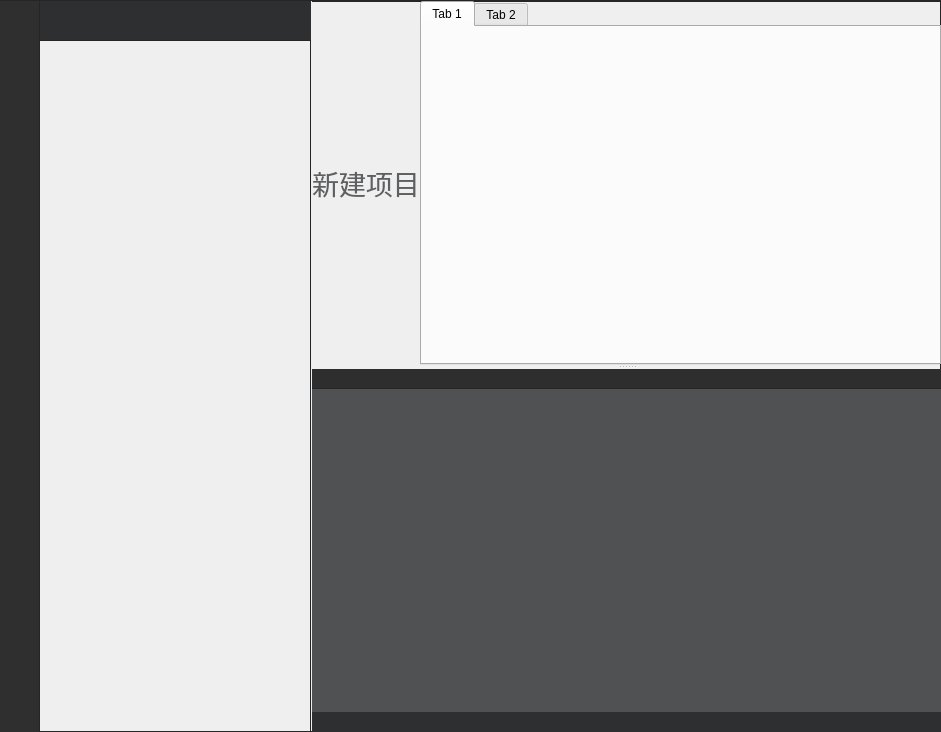
<?xml version="1.0" encoding="UTF-8"?>
<ui version="4.0">
 <class>mainwidget</class>
 <widget class="QWidget" name="mainwidget">
  <property name="geometry">
   <rect>
    <x>0</x>
    <y>0</y>
    <width>941</width>
    <height>732</height>
   </rect>
  </property>
  <property name="windowTitle">
   <string>Form</string>
  </property>
  <property name="styleSheet">
   <string notr="true">#mainwidget{
border: 1px solid rgb(37,37,38);
}</string>
  </property>
  <layout class="QVBoxLayout" name="verticalLayout_9">
   <property name="spacing">
    <number>0</number>
   </property>
   <property name="leftMargin">
    <number>0</number>
   </property>
   <property name="topMargin">
    <number>1</number>
   </property>
   <property name="rightMargin">
    <number>0</number>
   </property>
   <property name="bottomMargin">
    <number>0</number>
   </property>
   <item>
    <widget class="QWidget" name="main_widget" native="true">
     <layout class="QHBoxLayout" name="horizontalLayout_3">
      <property name="spacing">
       <number>0</number>
      </property>
      <property name="leftMargin">
       <number>0</number>
      </property>
      <property name="topMargin">
       <number>0</number>
      </property>
      <property name="rightMargin">
       <number>0</number>
      </property>
      <property name="bottomMargin">
       <number>0</number>
      </property>
      <item>
       <widget class="QWidget" name="showwidget" native="true">
        <layout class="QHBoxLayout" name="horizontalLayout">
         <property name="spacing">
          <number>0</number>
         </property>
         <property name="leftMargin">
          <number>0</number>
         </property>
         <property name="topMargin">
          <number>0</number>
         </property>
         <property name="rightMargin">
          <number>0</number>
         </property>
         <property name="bottomMargin">
          <number>0</number>
         </property>
         <item>
          <widget class="QWidget" name="widget" native="true">
           <property name="minimumSize">
            <size>
             <width>40</width>
             <height>0</height>
            </size>
           </property>
           <property name="maximumSize">
            <size>
             <width>40</width>
             <height>16777215</height>
            </size>
           </property>
           <property name="sizeIncrement">
            <size>
             <width>0</width>
             <height>0</height>
            </size>
           </property>
           <property name="styleSheet">
            <string notr="true">#widget {
  border-right: 1px solid rgb(37, 37, 38);
}</string>
           </property>
           <layout class="QHBoxLayout" name="horizontalLayout_2">
            <property name="spacing">
             <number>0</number>
            </property>
            <property name="leftMargin">
             <number>0</number>
            </property>
            <property name="topMargin">
             <number>0</number>
            </property>
            <property name="rightMargin">
             <number>0</number>
            </property>
            <property name="bottomMargin">
             <number>0</number>
            </property>
            <item>
             <widget class="QWidget" name="leftwidget" native="true">
              <property name="minimumSize">
               <size>
                <width>40</width>
                <height>0</height>
               </size>
              </property>
              <property name="maximumSize">
               <size>
                <width>40</width>
                <height>16777215</height>
               </size>
              </property>
              <property name="styleSheet">
               <string notr="true">#leftwidget{
background-color: rgb(47, 47, 48);
border-right: 1px solid rgb(37, 37, 38);
}
</string>
              </property>
              <layout class="QVBoxLayout" name="verticalLayout_2">
               <property name="spacing">
                <number>0</number>
               </property>
               <property name="leftMargin">
                <number>0</number>
               </property>
               <property name="topMargin">
                <number>0</number>
               </property>
               <property name="rightMargin">
                <number>0</number>
               </property>
               <property name="bottomMargin">
                <number>0</number>
               </property>
              </layout>
             </widget>
            </item>
            <item>
             <widget class="QWidget" name="filetreewidget" native="true">
              <property name="minimumSize">
               <size>
                <width>0</width>
                <height>0</height>
               </size>
              </property>
              <property name="maximumSize">
               <size>
                <width>16777215</width>
                <height>16777215</height>
               </size>
              </property>
              <property name="styleSheet">
               <string notr="true">#filetreewidget{
background-color: rgb(63, 64, 65);
}
</string>
              </property>
              <layout class="QVBoxLayout" name="verticalLayout_3">
               <property name="spacing">
                <number>0</number>
               </property>
               <property name="leftMargin">
                <number>0</number>
               </property>
               <property name="topMargin">
                <number>0</number>
               </property>
               <property name="rightMargin">
                <number>0</number>
               </property>
               <property name="bottomMargin">
                <number>0</number>
               </property>
              </layout>
             </widget>
            </item>
           </layout>
          </widget>
         </item>
         <item>
          <widget class="QWidget" name="widget_6" native="true">
           <property name="minimumSize">
            <size>
             <width>0</width>
             <height>0</height>
            </size>
           </property>
           <layout class="QHBoxLayout" name="horizontalLayout_8">
            <property name="spacing">
             <number>60</number>
            </property>
            <property name="leftMargin">
             <number>0</number>
            </property>
            <property name="topMargin">
             <number>0</number>
            </property>
            <property name="rightMargin">
             <number>0</number>
            </property>
            <property name="bottomMargin">
             <number>0</number>
            </property>
            <item>
             <widget class="QSplitter" name="splitter">
              <property name="frameShape">
               <enum>QFrame::NoFrame</enum>
              </property>
              <property name="midLineWidth">
               <number>0</number>
              </property>
              <property name="orientation">
               <enum>Qt::Horizontal</enum>
              </property>
              <property name="handleWidth">
               <number>1</number>
              </property>
              <widget class="QWidget" name="widget_5" native="true">
               <property name="sizePolicy">
                <sizepolicy hsizetype="Preferred" vsizetype="Preferred">
                 <horstretch>0</horstretch>
                 <verstretch>0</verstretch>
                </sizepolicy>
               </property>
               <property name="minimumSize">
                <size>
                 <width>200</width>
                 <height>0</height>
                </size>
               </property>
               <property name="maximumSize">
                <size>
                 <width>16777215</width>
                 <height>16777215</height>
                </size>
               </property>
               <layout class="QVBoxLayout" name="verticalLayout_10">
                <property name="spacing">
                 <number>0</number>
                </property>
                <property name="leftMargin">
                 <number>0</number>
                </property>
                <property name="topMargin">
                 <number>0</number>
                </property>
                <property name="rightMargin">
                 <number>0</number>
                </property>
                <property name="bottomMargin">
                 <number>0</number>
                </property>
                <item>
                 <widget class="QWidget" name="prowidget" native="true">
                  <property name="minimumSize">
                   <size>
                    <width>0</width>
                    <height>40</height>
                   </size>
                  </property>
                  <property name="maximumSize">
                   <size>
                    <width>16777215</width>
                    <height>40</height>
                   </size>
                  </property>
                  <property name="styleSheet">
                   <string notr="true">#prowidget{
background-color: rgb(46, 47, 48);
border-bottom: 1px solid rgb(37, 37, 38);
}
</string>
                  </property>
                  <layout class="QHBoxLayout" name="horizontalLayout_5">
                   <property name="spacing">
                    <number>0</number>
                   </property>
                   <property name="leftMargin">
                    <number>0</number>
                   </property>
                   <property name="topMargin">
                    <number>5</number>
                   </property>
                   <property name="rightMargin">
                    <number>1</number>
                   </property>
                   <property name="bottomMargin">
                    <number>5</number>
                   </property>
                   <item>
                    <widget class="QToolButton" name="newButton">
                     <property name="minimumSize">
                      <size>
                       <width>30</width>
                       <height>30</height>
                      </size>
                     </property>
                     <property name="maximumSize">
                      <size>
                       <width>30</width>
                       <height>30</height>
                      </size>
                     </property>
                     <property name="styleSheet">
                      <string notr="true">border:none</string>
                     </property>
                     <property name="text">
                      <string/>
                     </property>
                    </widget>
                   </item>
                   <item>
                    <spacer name="horizontalSpacer">
                     <property name="orientation">
                      <enum>Qt::Horizontal</enum>
                     </property>
                     <property name="sizeType">
                      <enum>QSizePolicy::Expanding</enum>
                     </property>
                     <property name="sizeHint" stdset="0">
                      <size>
                       <width>40</width>
                       <height>20</height>
                      </size>
                     </property>
                    </spacer>
                   </item>
                   <item>
                    <widget class="QToolButton" name="closebutton">
                     <property name="minimumSize">
                      <size>
                       <width>30</width>
                       <height>30</height>
                      </size>
                     </property>
                     <property name="maximumSize">
                      <size>
                       <width>30</width>
                       <height>30</height>
                      </size>
                     </property>
                     <property name="styleSheet">
                      <string notr="true">border:none</string>
                     </property>
                     <property name="text">
                      <string/>
                     </property>
                    </widget>
                   </item>
                  </layout>
                 </widget>
                </item>
                <item>
                 <widget class="QWidget" name="dirwidget" native="true">
                  <property name="sizePolicy">
                   <sizepolicy hsizetype="Preferred" vsizetype="Preferred">
                    <horstretch>0</horstretch>
                    <verstretch>0</verstretch>
                   </sizepolicy>
                  </property>
                  <property name="maximumSize">
                   <size>
                    <width>16777215</width>
                    <height>16777215</height>
                   </size>
                  </property>
                  <property name="styleSheet">
                   <string notr="true">#dirwidget{
border-right: 1px solid rgb(37, 37, 38);
}</string>
                  </property>
                  <layout class="QVBoxLayout" name="verticalLayout_8">
                   <property name="spacing">
                    <number>0</number>
                   </property>
                   <property name="leftMargin">
                    <number>0</number>
                   </property>
                   <property name="topMargin">
                    <number>0</number>
                   </property>
                   <property name="rightMargin">
                    <number>0</number>
                   </property>
                   <property name="bottomMargin">
                    <number>0</number>
                   </property>
                  </layout>
                 </widget>
                </item>
               </layout>
              </widget>
              <widget class="QWidget" name="widget_2" native="true">
               <property name="sizePolicy">
                <sizepolicy hsizetype="Expanding" vsizetype="Preferred">
                 <horstretch>0</horstretch>
                 <verstretch>0</verstretch>
                </sizepolicy>
               </property>
               <property name="styleSheet">
                <string notr="true">#widget_2{
border-top: 1px solid rgb(37, 37, 38);
border-bottom: 1px solid rgb(37, 37, 38);
border-right: 1px solid rgb(37, 37, 38);
}</string>
               </property>
               <layout class="QVBoxLayout" name="verticalLayout">
                <property name="spacing">
                 <number>0</number>
                </property>
                <property name="leftMargin">
                 <number>0</number>
                </property>
                <property name="topMargin">
                 <number>0</number>
                </property>
                <property name="rightMargin">
                 <number>0</number>
                </property>
                <property name="bottomMargin">
                 <number>0</number>
                </property>
                <item>
                 <widget class="QSplitter" name="splitter_2">
                  <property name="orientation">
                   <enum>Qt::Vertical</enum>
                  </property>
                  <widget class="QWidget" name="widget_4" native="true">
                   <property name="layoutDirection">
                    <enum>Qt::LeftToRight</enum>
                   </property>
                   <layout class="QHBoxLayout" name="horizontalLayout_6">
                    <property name="spacing">
                     <number>0</number>
                    </property>
                    <property name="leftMargin">
                     <number>0</number>
                    </property>
                    <property name="topMargin">
                     <number>0</number>
                    </property>
                    <property name="rightMargin">
                     <number>0</number>
                    </property>
                    <property name="bottomMargin">
                     <number>0</number>
                    </property>
                    <item>
                     <widget class="QLabel" name="show_label">
                      <property name="sizePolicy">
                       <sizepolicy hsizetype="Fixed" vsizetype="Preferred">
                        <horstretch>0</horstretch>
                        <verstretch>0</verstretch>
                       </sizepolicy>
                      </property>
                      <property name="maximumSize">
                       <size>
                        <width>160</width>
                        <height>40</height>
                       </size>
                      </property>
                      <property name="font">
                       <font>
                        <pointsize>20</pointsize>
                       </font>
                      </property>
                      <property name="styleSheet">
                       <string notr="true">color: rgb(94, 95, 97);</string>
                      </property>
                      <property name="text">
                       <string>新建项目</string>
                      </property>
                      <property name="alignment">
                       <set>Qt::AlignCenter</set>
                      </property>
                     </widget>
                    </item>
                    <item>
                     <widget class="QTabWidget" name="tabWidget">
                      <property name="styleSheet">
                       <string notr="true">QTabBar::tab {
    border-top-left-radius: 4px;
    border-top-right-radius: 4px;
    min-width: 8ex;
	min-height: 4ex;
    padding: 6px;
	padding-left: 8px; 
	padding-right: 8px;
	color: rgb(175, 175, 175);
}

QTabBar::tab:selected {
	border-bottom: 2px solid rgb(0, 157, 255);
	color: rgb(250, 250, 250);
}

QTabBar::close-button:hover {
    background-color:rgb(109, 113, 121) ; /* 鼠标悬停时的背景颜色 */
}

QTabBar::close-button{
	image: url(:/icon_window_close.png);

	border-radius: 3px; /* 设置圆角 */
}

QTabWidget::pane {
    border: 0;
    border-top: 1px solid ;
	color: rgb(148, 149, 150);
}



QTabBar::close-button:hover | selected{
	background-color: rgb(169, 171, 172);
}
-</string>
                      </property>
                      <property name="currentIndex">
                       <number>0</number>
                      </property>
                      <property name="usesScrollButtons">
                       <bool>true</bool>
                      </property>
                      <widget class="QWidget" name="tab">
                       <attribute name="title">
                        <string>Tab 1</string>
                       </attribute>
                       <layout class="QHBoxLayout" name="horizontalLayout_7">
                        <property name="spacing">
                         <number>0</number>
                        </property>
                        <property name="leftMargin">
                         <number>0</number>
                        </property>
                        <property name="topMargin">
                         <number>0</number>
                        </property>
                        <property name="rightMargin">
                         <number>0</number>
                        </property>
                        <property name="bottomMargin">
                         <number>0</number>
                        </property>
                       </layout>
                      </widget>
                      <widget class="QWidget" name="tab_2">
                       <attribute name="title">
                        <string>Tab 2</string>
                       </attribute>
                      </widget>
                     </widget>
                    </item>
                   </layout>
                  </widget>
                  <widget class="QWidget" name="widget_3" native="true">
                   <property name="minimumSize">
                    <size>
                     <width>0</width>
                     <height>0</height>
                    </size>
                   </property>
                   <property name="maximumSize">
                    <size>
                     <width>16777215</width>
                     <height>500</height>
                    </size>
                   </property>
                   <layout class="QVBoxLayout" name="verticalLayout_5">
                    <property name="spacing">
                     <number>0</number>
                    </property>
                    <property name="leftMargin">
                     <number>0</number>
                    </property>
                    <property name="topMargin">
                     <number>0</number>
                    </property>
                    <property name="rightMargin">
                     <number>0</number>
                    </property>
                    <property name="bottomMargin">
                     <number>0</number>
                    </property>
                    <item>
                     <widget class="QWidget" name="medium_menu_widget" native="true">
                      <property name="sizePolicy">
                       <sizepolicy hsizetype="Preferred" vsizetype="Fixed">
                        <horstretch>0</horstretch>
                        <verstretch>0</verstretch>
                       </sizepolicy>
                      </property>
                      <property name="minimumSize">
                       <size>
                        <width>0</width>
                        <height>20</height>
                       </size>
                      </property>
                      <property name="maximumSize">
                       <size>
                        <width>16777215</width>
                        <height>20</height>
                       </size>
                      </property>
                      <property name="styleSheet">
                       <string notr="true">#medium_menu_widget{
background-color: rgb(46, 46, 47);
border-bottom: 1px solid rgb(37, 37, 38);
}</string>
                      </property>
                      <layout class="QVBoxLayout" name="verticalLayout_6">
                       <property name="spacing">
                        <number>0</number>
                       </property>
                       <property name="leftMargin">
                        <number>0</number>
                       </property>
                       <property name="topMargin">
                        <number>0</number>
                       </property>
                       <property name="rightMargin">
                        <number>0</number>
                       </property>
                       <property name="bottomMargin">
                        <number>0</number>
                       </property>
                      </layout>
                     </widget>
                    </item>
                    <item>
                     <widget class="QWidget" name="showerr_widget" native="true">
                      <property name="sizePolicy">
                       <sizepolicy hsizetype="Preferred" vsizetype="Preferred">
                        <horstretch>0</horstretch>
                        <verstretch>0</verstretch>
                       </sizepolicy>
                      </property>
                      <property name="minimumSize">
                       <size>
                        <width>0</width>
                        <height>0</height>
                       </size>
                      </property>
                      <property name="maximumSize">
                       <size>
                        <width>16777215</width>
                        <height>16777215</height>
                       </size>
                      </property>
                      <property name="styleSheet">
                       <string notr="true">#showerr_widget{
background-color: rgb(80, 81, 82);
border-bottom: 1px rgb(37, 37, 38);
}
</string>
                      </property>
                      <layout class="QVBoxLayout" name="verticalLayout_7">
                       <property name="spacing">
                        <number>0</number>
                       </property>
                       <property name="leftMargin">
                        <number>0</number>
                       </property>
                       <property name="topMargin">
                        <number>0</number>
                       </property>
                       <property name="rightMargin">
                        <number>0</number>
                       </property>
                       <property name="bottomMargin">
                        <number>0</number>
                       </property>
                      </layout>
                     </widget>
                    </item>
                    <item>
                     <widget class="QWidget" name="bottom_menu_widget" native="true">
                      <property name="sizePolicy">
                       <sizepolicy hsizetype="Preferred" vsizetype="Fixed">
                        <horstretch>0</horstretch>
                        <verstretch>0</verstretch>
                       </sizepolicy>
                      </property>
                      <property name="minimumSize">
                       <size>
                        <width>0</width>
                        <height>20</height>
                       </size>
                      </property>
                      <property name="maximumSize">
                       <size>
                        <width>16777215</width>
                        <height>20</height>
                       </size>
                      </property>
                      <property name="styleSheet">
                       <string notr="true">background-color: rgb(46, 47, 48);</string>
                      </property>
                      <layout class="QHBoxLayout" name="horizontalLayout_4">
                       <property name="spacing">
                        <number>0</number>
                       </property>
                       <property name="leftMargin">
                        <number>0</number>
                       </property>
                       <property name="topMargin">
                        <number>0</number>
                       </property>
                       <property name="rightMargin">
                        <number>0</number>
                       </property>
                       <property name="bottomMargin">
                        <number>0</number>
                       </property>
                      </layout>
                     </widget>
                    </item>
                   </layout>
                  </widget>
                 </widget>
                </item>
               </layout>
              </widget>
             </widget>
            </item>
           </layout>
          </widget>
         </item>
        </layout>
       </widget>
      </item>
     </layout>
    </widget>
   </item>
  </layout>
 </widget>
 <resources/>
 <connections/>
</ui>
